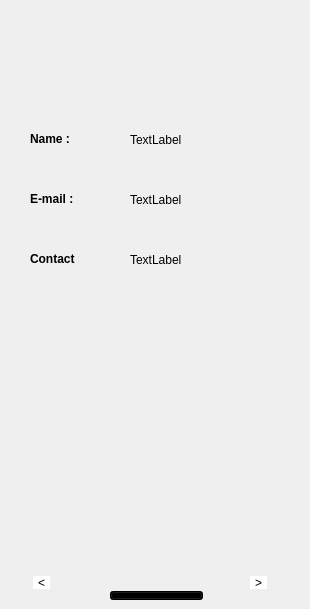
    <widget class="QWidget" name="page_14">
     <widget class="QLabel" name="label_14">
      <property name="geometry">
       <rect>
        <x>0</x>
        <y>0</y>
        <width>300</width>
        <height>600</height>
       </rect>
      </property>
      <property name="text">
       <string/>
      </property>
      <property name="pixmap">
       <pixmap resource="resource.qrc">:/image8/8.png</pixmap>
      </property>
      <property name="scaledContents">
       <bool>true</bool>
      </property>
     </widget>
     <widget class="QLabel" name="rider_name_label">
      <property name="geometry">
       <rect>
        <x>130</x>
        <y>130</y>
        <width>141</width>
        <height>20</height>
       </rect>
      </property>
      <property name="text">
       <string>TextLabel</string>
      </property>
     </widget>
     <widget class="QLabel" name="rider_email_label">
      <property name="geometry">
       <rect>
        <x>130</x>
        <y>190</y>
        <width>141</width>
        <height>20</height>
       </rect>
      </property>
      <property name="text">
       <string>TextLabel</string>
      </property>
     </widget>
     <widget class="QLabel" name="rider_contact_label">
      <property name="geometry">
       <rect>
        <x>130</x>
        <y>250</y>
        <width>171</width>
        <height>20</height>
       </rect>
      </property>
      <property name="text">
       <string>TextLabel</string>
      </property>
     </widget>
     <widget class="QPushButton" name="Home_btn_11">
      <property name="geometry">
       <rect>
        <x>110</x>
        <y>591</y>
        <width>93</width>
        <height>9</height>
       </rect>
      </property>
      <property name="styleSheet">
       <string notr="true">background-color: rgb(0, 0, 0);</string>
      </property>
      <property name="text">
       <string/>
      </property>
     </widget>
     <widget class="QPushButton" name="pushButton_20">
      <property name="geometry">
       <rect>
        <x>33</x>
        <y>576</y>
        <width>17</width>
        <height>13</height>
       </rect>
      </property>
      <property name="styleSheet">
       <string notr="true">background-color: rgb(255, 255, 255);
font: 10pt &quot;Segoe UI&quot;;
border:none;</string>
      </property>
      <property name="text">
       <string>&lt;</string>
      </property>
     </widget>
     <widget class="QPushButton" name="pushButton_21">
      <property name="geometry">
       <rect>
        <x>250</x>
        <y>576</y>
        <width>17</width>
        <height>13</height>
       </rect>
      </property>
      <property name="styleSheet">
       <string notr="true">background-color: rgb(255, 255, 255);
font: 10pt &quot;Segoe UI&quot;;
border:none;</string>
      </property>
      <property name="text">
       <string>&gt;</string>
      </property>
     </widget>
     <widget class="QLabel" name="label_15">
      <property name="geometry">
       <rect>
        <x>30</x>
        <y>131</y>
        <width>49</width>
        <height>16</height>
       </rect>
      </property>
      <property name="styleSheet">
       <string notr="true">font-weight: bold;</string>
      </property>
      <property name="text">
       <string>Name :</string>
      </property>
     </widget>
     <widget class="QLabel" name="label_16">
      <property name="geometry">
       <rect>
        <x>30</x>
        <y>191</y>
        <width>49</width>
        <height>16</height>
       </rect>
      </property>
      <property name="styleSheet">
       <string notr="true">font-weight: bold;</string>
      </property>
      <property name="text">
       <string>E-mail : </string>
      </property>
     </widget>
     <widget class="QLabel" name="label_17">
      <property name="geometry">
       <rect>
        <x>30</x>
        <y>251</y>
        <width>49</width>
        <height>16</height>
       </rect>
      </property>
      <property name="styleSheet">
       <string notr="true">font-weight: bold;</string>
      </property>
      <property name="text">
       <string>Contact :</string>
      </property>
     </widget>
    </widget>
